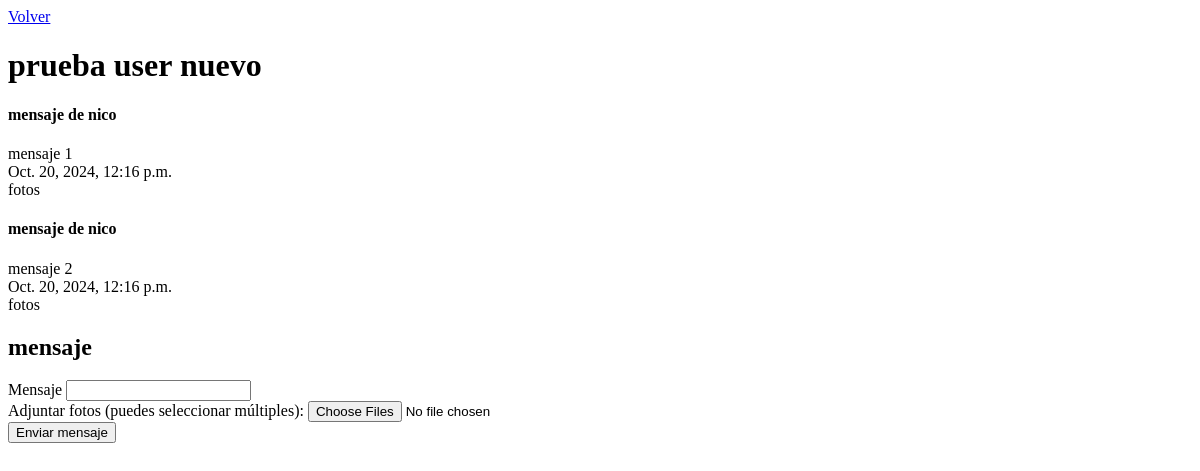
The app's page /SAS_tickets/ticket/3/ (signed in), older data.
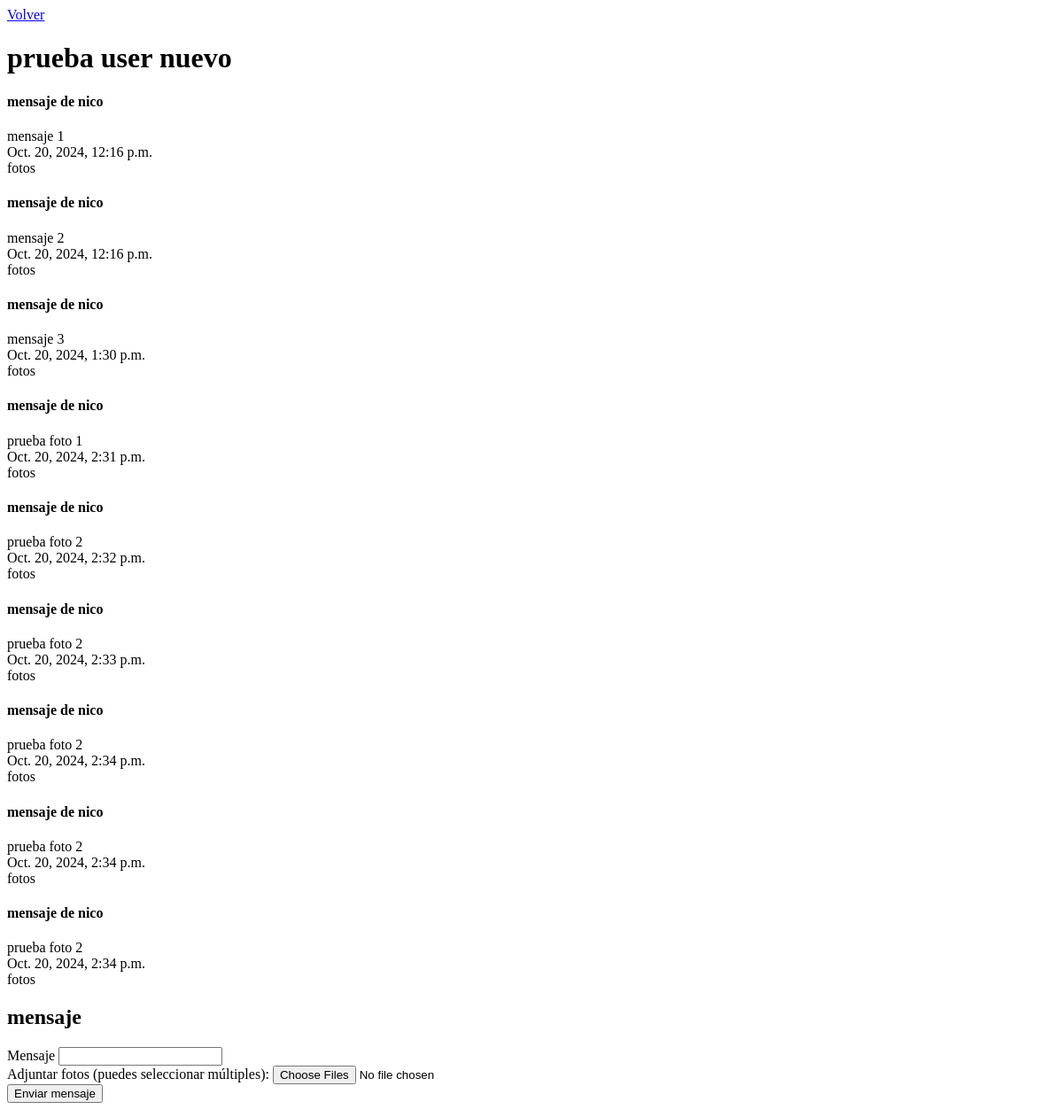
The same page, newer data.
### SAS_tickets/models.py (models this page shows, shortened)
class Mensaje(models.Model):
    id_mensaje = models.AutoField(db_column='id_mensaje', primary_key=True)
    mensaje    = models.CharField(max_length=1000, blank=False, null=False)
    fecha      = models.DateTimeField(auto_now_add=True)
    id_ticket  = models.ForeignKey('Ticket', on_delete=models.CASCADE, db_column='id_ticket')
    user       = models.ForeignKey(User, on_delete=models.CASCADE, related_name='mensajes')

### SAS_tickets/views.py (the view, shortened to what this page needs)
# urls.py: path('ticket/<int:id_ticket>/', views.ver_ticket, name='ver_ticket'),
@login_required
def ver_ticket(request, id_ticket):
    ticket = get_object_or_404(Ticket, id_ticket=id_ticket)
    mensajes = Mensaje.objects.filter(id_ticket=id_ticket)
    fotos = Foto_Ticket.objects.filter(id_ticket=ticket)
    context = {
        "ticket": ticket,
        "mensajes": mensajes,
        "fotos": fotos
    }
    return render(request, 'SAS_TICKETS/ver_ticket.html', context)

### SAS_tickets/templates/SAS_tickets/ver_ticket.html (shortened to what this page needs)
<div>
    <a href="{% url 'tickets' %}">Volver</a>
</div>
<div>
    <h1>{{ ticket.titulo }}</h1>
    {% for mensaje in mensajes %}
        <h4>mensaje de {{mensaje.user.username}}</h4>
        <div>
            {{mensaje.mensaje}}
        </div>
        <div>
            {{mensaje.fecha}}
        </div>
        <div>fotos</div>
    {% endfor %}
    <form action="{% url 'ver_ticket' ticket.id_ticket %}" method="POST" enctype="multipart/form-data">
        <h2>mensaje</h2>
        <div>
            <label>Mensaje</label>
            <input name="mensaje"/>
        </div>
        <div>
            <label>Adjuntar fotos (puedes seleccionar múltiples):</label>
            <input type="file" name="fotos" multiple accept="image/*">
        </div>
        <button>Enviar mensaje</button>
    </form>
</div>

Row changes from the older to the newer data that the page shows:
added Mensaje: user.username "nico", mensaje "mensaje 3", fecha "Oct. 20, 2024, 1:30 p.m."
added Mensaje: user.username "nico", mensaje "prueba foto 1", fecha "Oct. 20, 2024, 2:31 p.m."
added Mensaje: user.username "nico", mensaje "prueba foto 2", fecha "Oct. 20, 2024, 2:32 p.m."
added Mensaje: user.username "nico", mensaje "prueba foto 2", fecha "Oct. 20, 2024, 2:33 p.m."
added Mensaje: user.username "nico", mensaje "prueba foto 2", fecha "Oct. 20, 2024, 2:34 p.m."
added Mensaje: user.username "nico", mensaje "prueba foto 2", fecha "Oct. 20, 2024, 2:34 p.m."
added Mensaje: user.username "nico", mensaje "prueba foto 2", fecha "Oct. 20, 2024, 2:34 p.m."
